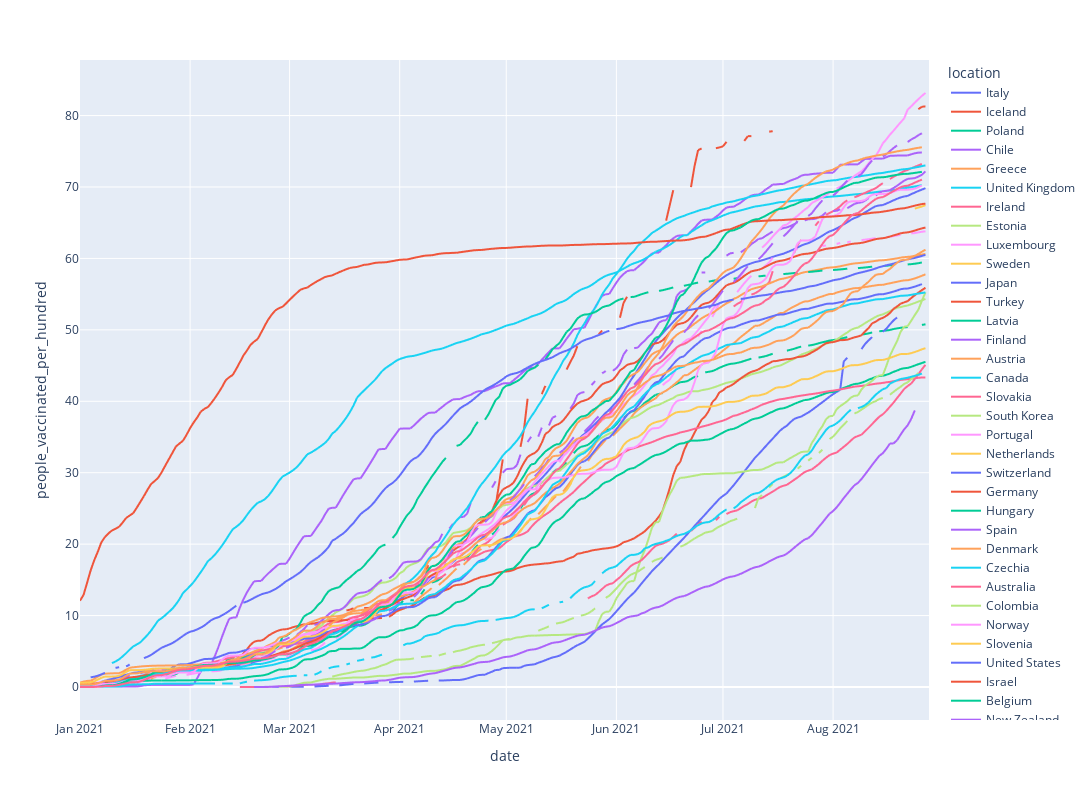

Source (notebook cell):
### Code cell
vaccinated_data = oecd_data.query("date>'2021'")
plot_countries(vaccinated_data, 'people_vaccinated_per_hundred')

### Figure 1 — Plotly figure (JSON) as saved in the notebook; plotly's stock layout.template omitted (floating-point values rounded to 4 significant figures; data arrays with more than 128 entries replaced by an {"elided": "..."} marker saying what was removed)
{"data": [{"hovertemplate": "location=Italy<br>date=%{x}<br>people_vaccinated_per_hundred=%{y}<extra></extra>", "legendgroup": "Italy", "line": {"color": "#636efa", "dash": "solid"}, "marker": {"symbol": "circle"}, "mode": "lines", "name": "Italy", "showlegend": true, "type": "scattergl", "x": {"elided": "240 str values"}, "xaxis": "x", "y": {"elided": "240 float values"}, "yaxis": "y"}, {"hovertemplate": "location=Iceland<br>date=%{x}<br>people_vaccinated_per_hundred=%{y}<extra></extra>", "legendgroup": "Iceland", "line": {"color": "#EF553B", "dash": "solid"}, "marker": {"symbol": "circle"}, "mode": "lines", "name": "Iceland", "showlegend": true, "type": "scattergl", "x": {"elided": "240 str values"}, "xaxis": "x", "y": {"elided": "240 float values"}, "yaxis": "y"}, {"hovertemplate": "location=Poland<br>date=%{x}<br>people_vaccinated_per_hundred=%{y}<extra></extra>", "legendgroup": "Poland", "line": {"color": "#00cc96", "dash": "solid"}, "marker": {"symbol": "circle"}, "mode": "lines", "name": "Poland", "showlegend": true, "type": "scattergl", "x": {"elided": "240 str values"}, "xaxis": "x", "y": {"elided": "240 float values"}, "yaxis": "y"}, {"hovertemplate": "location=Chile<br>date=%{x}<br>people_vaccinated_per_hundred=%{y}<extra></extra>", "legendgroup": "Chile", "line": {"color": "#ab63fa", "dash": "solid"}, "marker": {"symbol": "circle"}, "mode": "lines", "name": "Chile", "showlegend": true, "type": "scattergl", "x": {"elided": "240 str values"}, "xaxis": "x", "y": {"elided": "240 float values"}, "yaxis": "y"}, {"hovertemplate": "location=Greece<br>date=%{x}<br>people_vaccinated_per_hundred=%{y}<extra></extra>", "legendgroup": "Greece", "line": {"color": "#FFA15A", "dash": "solid"}, "marker": {"symbol": "circle"}, "mode": "lines", "name": "Greece", "showlegend": true, "type": "scattergl", "x": {"elided": "240 str values"}, "xaxis": "x", "y": {"elided": "240 float values"}, "yaxis": "y"}, {"hovertemplate": "location=United Kingdom<br>date=%{x}<br>people_vaccinated_per_hundred=%{y}<extra></extra>", "legendgroup": "United Kingdom", "line": {"color": "#19d3f3", "dash": "solid"}, "marker": {"symbol": "circle"}, "mode": "lines", "name": "United Kingdom", "showlegend": true, "type": "scattergl", "x": {"elided": "240 str values"}, "xaxis": "x", "y": {"elided": "240 float values"}, "yaxis": "y"}, {"hovertemplate": "location=Ireland<br>date=%{x}<br>people_vaccinated_per_hundred=%{y}<extra></extra>", "legendgroup": "Ireland", "line": {"color": "#FF6692", "dash": "solid"}, "marker": {"symbol": "circle"}, "mode": "lines", "name": "Ireland", "showlegend": true, "type": "scattergl", "x": {"elided": "240 str values"}, "xaxis": "x", "y": {"elided": "240 float values"}, "yaxis": "y"}, {"hovertemplate": "location=Estonia<br>date=%{x}<br>people_vaccinated_per_hundred=%{y}<extra></extra>", "legendgroup": "Estonia", "line": {"color": "#B6E880", "dash": "solid"}, "marker": {"symbol": "circle"}, "mode": "lines", "name": "Estonia", "showlegend": true, "type": "scattergl", "x": {"elided": "240 str values"}, "xaxis": "x", "y": {"elided": "240 float values"}, "yaxis": "y"}, {"hovertemplate": "location=Luxembourg<br>date=%{x}<br>people_vaccinated_per_hundred=%{y}<extra></extra>", "legendgroup": "Luxembourg", "line": {"color": "#FF97FF", "dash": "solid"}, "marker": {"symbol": "circle"}, "mode": "lines", "name": "Luxembourg", "showlegend": true, "type": "scattergl", "x": {"elided": "240 str values"}, "xaxis": "x", "y": {"elided": "240 float values"}, "yaxis": "y"}, {"hovertemplate": "location=Sweden<br>date=%{x}<br>people_vaccinated_per_hundred=%{y}<extra></extra>", "legendgroup": "Sweden", "line": {"color": "#FECB52", "dash": "solid"}, "marker": {"symbol": "circle"}, "mode": "lines", "name": "Sweden", "showlegend": true, "type": "scattergl", "x": {"elided": "240 str values"}, "xaxis": "x", "y": {"elided": "240 float values"}, "yaxis": "y"}, {"hovertemplate": "location=Japan<br>date=%{x}<br>people_vaccinated_per_hundred=%{y}<extra></extra>", "legendgroup": "Japan", "line": {"color": "#636efa", "dash": "solid"}, "marker": {"symbol": "circle"}, "mode": "lines", "name": "Japan", "showlegend": true, "type": "scattergl", "x": {"elided": "240 str values"}, "xaxis": "x", "y": {"elided": "240 float values"}, "yaxis": "y"}, {"hovertemplate": "location=Turkey<br>date=%{x}<br>people_vaccinated_per_hundred=%{y}<extra></extra>", "legendgroup": "Turkey", "line": {"color": "#EF553B", "dash": "solid"}, "marker": {"symbol": "circle"}, "mode": "lines", "name": "Turkey", "showlegend": true, "type": "scattergl", "x": {"elided": "240 str values"}, "xaxis": "x", "y": {"elided": "240 float values"}, "yaxis": "y"}, {"hovertemplate": "location=Latvia<br>date=%{x}<br>people_vaccinated_per_hundred=%{y}<extra></extra>", "legendgroup": "Latvia", "line": {"color": "#00cc96", "dash": "solid"}, "marker": {"symbol": "circle"}, "mode": "lines", "name": "Latvia", "showlegend": true, "type": "scattergl", "x": {"elided": "240 str values"}, "xaxis": "x", "y": {"elided": "240 float values"}, "yaxis": "y"}, {"hovertemplate": "location=Finland<br>date=%{x}<br>people_vaccinated_per_hundred=%{y}<extra></extra>", "legendgroup": "Finland", "line": {"color": "#ab63fa", "dash": "solid"}, "marker": {"symbol": "circle"}, "mode": "lines", "name": "Finland", "showlegend": true, "type": "scattergl", "x": {"elided": "240 str values"}, "xaxis": "x", "y": {"elided": "240 float values"}, "yaxis": "y"}, {"hovertemplate": "location=Austria<br>date=%{x}<br>people_vaccinated_per_hundred=%{y}<extra></extra>", "legendgroup": "Austria", "line": {"color": "#FFA15A", "dash": "solid"}, "marker": {"symbol": "circle"}, "mode": "lines", "name": "Austria", "showlegend": true, "type": "scattergl", "x": {"elided": "240 str values"}, "xaxis": "x", "y": {"elided": "240 float values"}, "yaxis": "y"}, {"hovertemplate": "location=Canada<br>date=%{x}<br>people_vaccinated_per_hundred=%{y}<extra></extra>", "legendgroup": "Canada", "line": {"color": "#19d3f3", "dash": "solid"}, "marker": {"symbol": "circle"}, "mode": "lines", "name": "Canada", "showlegend": true, "type": "scattergl", "x": {"elided": "240 str values"}, "xaxis": "x", "y": {"elided": "240 float values"}, "yaxis": "y"}, {"hovertemplate": "location=Slovakia<br>date=%{x}<br>people_vaccinated_per_hundred=%{y}<extra></extra>", "legendgroup": "Slovakia", "line": {"color": "#FF6692", "dash": "solid"}, "marker": {"symbol": "circle"}, "mode": "lines", "name": "Slovakia", "showlegend": true, "type": "scattergl", "x": {"elided": "240 str values"}, "xaxis": "x", "y": {"elided": "240 float values"}, "yaxis": "y"}, {"hovertemplate": "location=South Korea<br>date=%{x}<br>people_vaccinated_per_hundred=%{y}<extra></extra>", "legendgroup": "South Korea", "line": {"color": "#B6E880", "dash": "solid"}, "marker": {"symbol": "circle"}, "mode": "lines", "name": "South Korea", "showlegend": true, "type": "scattergl", "x": {"elided": "240 str values"}, "xaxis": "x", "y": {"elided": "240 float values"}, "yaxis": "y"}, {"hovertemplate": "location=Portugal<br>date=%{x}<br>people_vaccinated_per_hundred=%{y}<extra></extra>", "legendgroup": "Portugal", "line": {"color": "#FF97FF", "dash": "solid"}, "marker": {"symbol": "circle"}, "mode": "lines", "name": "Portugal", "showlegend": true, "type": "scattergl", "x": {"elided": "240 str values"}, "xaxis": "x", "y": {"elided": "240 float values"}, "yaxis": "y"}, {"hovertemplate": "location=Netherlands<br>date=%{x}<br>people_vaccinated_per_hundred=%{y}<extra></extra>", "legendgroup": "Netherlands", "line": {"color": "#FECB52", "dash": "solid"}, "marker": {"symbol": "circle"}, "mode": "lines", "name": "Netherlands", "showlegend": true, "type": "scattergl", "x": {"elided": "240 str values"}, "xaxis": "x", "y": {"elided": "240 float values"}, "yaxis": "y"}, {"hovertemplate": "location=Switzerland<br>date=%{x}<br>people_vaccinated_per_hundred=%{y}<extra></extra>", "legendgroup": "Switzerland", "line": {"color": "#636efa", "dash": "solid"}, "marker": {"symbol": "circle"}, "mode": "lines", "name": "Switzerland", "showlegend": true, "type": "scattergl", "x": {"elided": "240 str values"}, "xaxis": "x", "y": {"elided": "240 float values"}, "yaxis": "y"}, {"hovertemplate": "location=Germany<br>date=%{x}<br>people_vaccinated_per_hundred=%{y}<extra></extra>", "legendgroup": "Germany", "line": {"color": "#EF553B", "dash": "solid"}, "marker": {"symbol": "circle"}, "mode": "lines", "name": "Germany", "showlegend": true, "type": "scattergl", "x": {"elided": "240 str values"}, "xaxis": "x", "y": {"elided": "240 float values"}, "yaxis": "y"}, {"hovertemplate": "location=Hungary<br>date=%{x}<br>people_vaccinated_per_hundred=%{y}<extra></extra>", "legendgroup": "Hungary", "line": {"color": "#00cc96", "dash": "solid"}, "marker": {"symbol": "circle"}, "mode": "lines", "name": "Hungary", "showlegend": true, "type": "scattergl", "x": {"elided": "240 str values"}, "xaxis": "x", "y": {"elided": "240 float values"}, "yaxis": "y"}, {"hovertemplate": "location=Spain<br>date=%{x}<br>people_vaccinated_per_hundred=%{y}<extra></extra>", "legendgroup": "Spain", "line": {"color": "#ab63fa", "dash": "solid"}, "marker": {"symbol": "circle"}, "mode": "lines", "name": "Spain", "showlegend": true, "type": "scattergl", "x": {"elided": "240 str values"}, "xaxis": "x", "y": {"elided": "240 float values"}, "yaxis": "y"}, {"hovertemplate": "location=Denmark<br>date=%{x}<br>people_vaccinated_per_hundred=%{y}<extra></extra>", "legendgroup": "Denmark", "line": {"color": "#FFA15A", "dash": "solid"}, "marker": {"symbol": "circle"}, "mode": "lines", "name": "Denmark", "showlegend": true, "type": "scattergl", "x": {"elided": "240 str values"}, "xaxis": "x", "y": {"elided": "240 float values"}, "yaxis": "y"}, {"hovertemplate": "location=Czechia<br>date=%{x}<br>people_vaccinated_per_hundred=%{y}<extra></extra>", "legendgroup": "Czechia", "line": {"color": "#19d3f3", "dash": "solid"}, "marker": {"symbol": "circle"}, "mode": "lines", "name": "Czechia", "showlegend": true, "type": "scattergl", "x": {"elided": "240 str values"}, "xaxis": "x", "y": {"elided": "240 float values"}, "yaxis": "y"}, {"hovertemplate": "location=Australia<br>date=%{x}<br>people_vaccinated_per_hundred=%{y}<extra></extra>", "legendgroup": "Australia", "line": {"color": "#FF6692", "dash": "solid"}, "marker": {"symbol": "circle"}, "mode": "lines", "name": "Australia", "showlegend": true, "type": "scattergl", "x": {"elided": "240 str values"}, "xaxis": "x", "y": {"elided": "240 float values"}, "yaxis": "y"}, {"hovertemplate": "location=Colombia<br>date=%{x}<br>people_vaccinated_per_hundred=%{y}<extra></extra>", "legendgroup": "Colombia", "line": {"color": "#B6E880", "dash": "solid"}, "marker": {"symbol": "circle"}, "mode": "lines", "name": "Colombia", "showlegend": true, "type": "scattergl", "x": {"elided": "240 str values"}, "xaxis": "x", "y": {"elided": "240 float values"}, "yaxis": "y"}, {"hovertemplate": "location=Norway<br>date=%{x}<br>people_vaccinated_per_hundred=%{y}<extra></extra>", "legendgroup": "Norway", "line": {"color": "#FF97FF", "dash": "solid"}, "marker": {"symbol": "circle"}, "mode": "lines", "name": "Norway", "showlegend": true, "type": "scattergl", "x": {"elided": "240 str values"}, "xaxis": "x", "y": {"elided": "240 float values"}, "yaxis": "y"}, {"hovertemplate": "location=Slovenia<br>date=%{x}<br>people_vaccinated_per_hundred=%{y}<extra></extra>", "legendgroup": "Slovenia", "line": {"color": "#FECB52", "dash": "solid"}, "marker": {"symbol": "circle"}, "mode": "lines", "name": "Slovenia", "showlegend": true, "type": "scattergl", "x": {"elided": "240 str values"}, "xaxis": "x", "y": {"elided": "240 float values"}, "yaxis": "y"}, {"hovertemplate": "location=United States<br>date=%{x}<br>people_vaccinated_per_hundred=%{y}<extra></extra>", "legendgroup": "United States", "line": {"color": "#636efa", "dash": "solid"}, "marker": {"symbol": "circle"}, "mode": "lines", "name": "United States", "showlegend": true, "type": "scattergl", "x": {"elided": "240 str values"}, "xaxis": "x", "y": {"elided": "240 float values"}, "yaxis": "y"}, {"hovertemplate": "location=Israel<br>date=%{x}<br>people_vaccinated_per_hundred=%{y}<extra></extra>", "legendgroup": "Israel", "line": {"color": "#EF553B", "dash": "solid"}, "marker": {"symbol": "circle"}, "mode": "lines", "name": "Israel", "showlegend": true, "type": "scattergl", "x": {"elided": "240 str values"}, "xaxis": "x", "y": {"elided": "240 float values"}, "yaxis": "y"}, {"hovertemplate": "location=Belgium<br>date=%{x}<br>people_vaccinated_per_hundred=%{y}<extra></extra>", "legendgroup": "Belgium", "line": {"color": "#00cc96", "dash": "solid"}, "marker": {"symbol": "circle"}, "mode": "lines", "name": "Belgium", "showlegend": true, "type": "scattergl", "x": {"elided": "240 str values"}, "xaxis": "x", "y": {"elided": "240 float values"}, "yaxis": "y"}, {"hovertemplate": "location=New Zealand<br>date=%{x}<br>people_vaccinated_per_hundred=%{y}<extra></extra>", "legendgroup": "New Zealand", "line": {"color": "#ab63fa", "dash": "solid"}, "marker": {"symbol": "circle"}, "mode": "lines", "name": "New Zealand", "showlegend": true, "type": "scattergl", "x": {"elided": "240 str values"}, "xaxis": "x", "y": {"elided": "240 float values"}, "yaxis": "y"}, {"hovertemplate": "location=Lithuania<br>date=%{x}<br>people_vaccinated_per_hundred=%{y}<extra></extra>", "legendgroup": "Lithuania", "line": {"color": "#FFA15A", "dash": "solid"}, "marker": {"symbol": "circle"}, "mode": "lines", "name": "Lithuania", "showlegend": true, "type": "scattergl", "x": {"elided": "240 str values"}, "xaxis": "x", "y": {"elided": "240 float values"}, "yaxis": "y"}, {"hovertemplate": "location=Mexico<br>date=%{x}<br>people_vaccinated_per_hundred=%{y}<extra></extra>", "legendgroup": "Mexico", "line": {"color": "#19d3f3", "dash": "solid"}, "marker": {"symbol": "circle"}, "mode": "lines", "name": "Mexico", "showlegend": true, "type": "scattergl", "x": {"elided": "240 str values"}, "xaxis": "x", "y": {"elided": "240 float values"}, "yaxis": "y"}, {"hovertemplate": "location=France<br>date=%{x}<br>people_vaccinated_per_hundred=%{y}<extra></extra>", "legendgroup": "France", "line": {"color": "#FF6692", "dash": "solid"}, "marker": {"symbol": "circle"}, "mode": "lines", "name": "France", "showlegend": true, "type": "scattergl", "x": {"elided": "240 str values"}, "xaxis": "x", "y": {"elided": "240 float values"}, "yaxis": "y"}, {"hovertemplate": "location=Costa Rica<br>date=%{x}<br>people_vaccinated_per_hundred=%{y}<extra></extra>", "legendgroup": "Costa Rica", "line": {"color": "#B6E880", "dash": "solid"}, "marker": {"symbol": "circle"}, "mode": "lines", "name": "Costa Rica", "showlegend": true, "type": "scattergl", "x": {"elided": "240 str values"}, "xaxis": "x", "y": {"elided": "240 float values"}, "yaxis": "y"}], "layout": {"height": 800, "legend": {"title": {"text": "location"}, "tracegroupgap": 0}, "margin": {"t": 60}, "width": 1500, "xaxis": {"anchor": "y", "domain": [0, 1], "title": {"text": "date"}}, "yaxis": {"anchor": "x", "domain": [0, 1], "title": {"text": "people_vaccinated_per_hundred"}}}}
